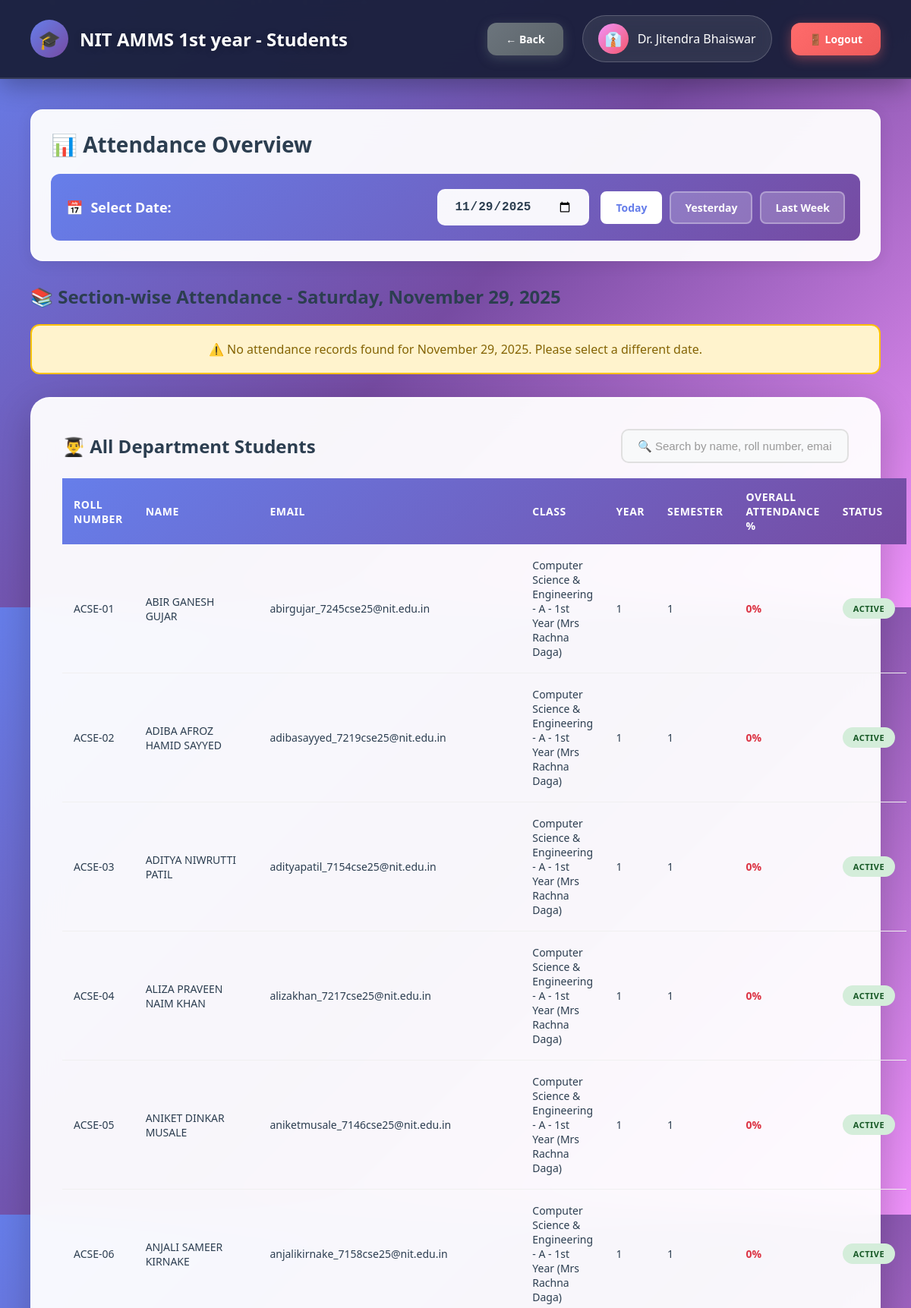
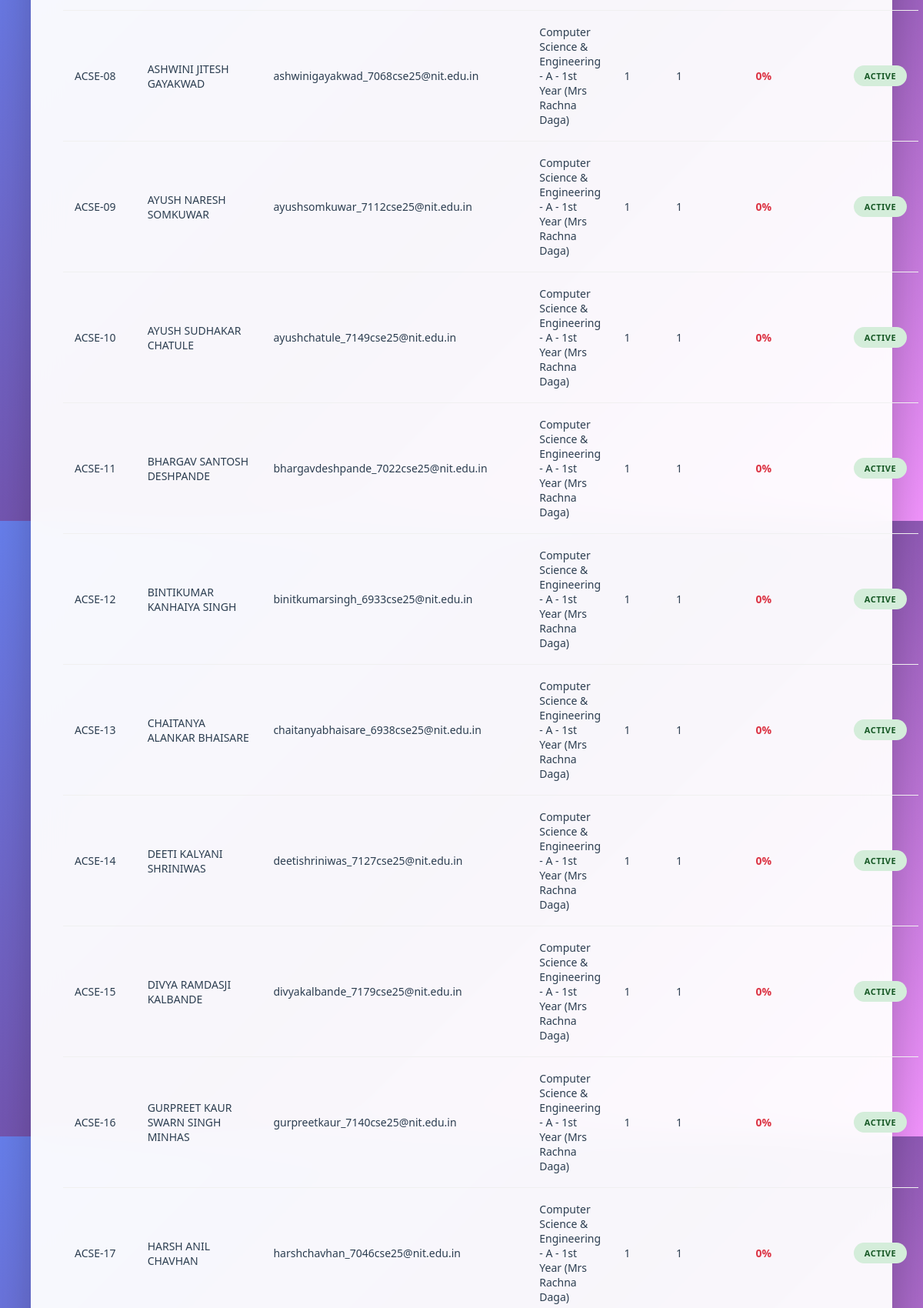
/hod/view_students.php (signed in, upper part), run on the app's committed database (2 pictures, top to bottom).
### tables this page shows
CREATE TABLE `departments` (
  `id` int(11) NOT NULL,
  `dept_name` varchar(100) NOT NULL,
  `dept_code` varchar(20) NOT NULL,
  `hod_id` int(11) DEFAULT NULL,
  `created_at` timestamp NOT NULL DEFAULT current_timestamp()
);

CREATE TABLE `users` (
  `id` int(11) NOT NULL,
  `username` varchar(50) NOT NULL,
  `password` varchar(255) NOT NULL,
  `full_name` varchar(100) NOT NULL,
  `email` varchar(100) NOT NULL,
  `phone` varchar(15) DEFAULT NULL,
  `photo` varchar(255) DEFAULT NULL,
  `role` enum('admin','hod','teacher') NOT NULL,
  `department_id` int(11) DEFAULT NULL,
  `is_active` tinyint(1) DEFAULT 1,
  `created_at` timestamp NOT NULL DEFAULT current_timestamp()
);

CREATE TABLE `students` (
  `id` int(11) NOT NULL,
  `roll_number` varchar(50) NOT NULL,
  `full_name` varchar(100) NOT NULL,
  `email` varchar(100) NOT NULL,
  `phone` varchar(15) DEFAULT NULL,
  `photo` varchar(255) DEFAULT NULL,
  `password` varchar(255) NOT NULL,
  `department_id` int(11) NOT NULL,
  `class_id` int(11) NOT NULL,
  `year` int(11) NOT NULL,
  `semester` int(11) NOT NULL,
  `admission_year` varchar(10) DEFAULT NULL,
  `is_active` tinyint(1) DEFAULT 1,
  `created_at` timestamp NOT NULL DEFAULT current_timestamp()
);

CREATE TABLE `classes` (
  `id` int(11) NOT NULL,
  `class_name` varchar(100) NOT NULL,
  `department_id` int(11) NOT NULL,
  `year` int(11) NOT NULL,
  `section` varchar(10) NOT NULL,
  `teacher_id` int(11) NOT NULL,
  `semester` int(11) NOT NULL,
  `academic_year` varchar(20) NOT NULL,
  `created_at` timestamp NOT NULL DEFAULT current_timestamp()
);

### db.php (called while the page is built, shortened)
<?php
$conn = new mysqli(DB_HOST, DB_USER, DB_PASS, DB_NAME);
$conn->set_charset("utf8mb4");
$conn->query("SET time_zone = '+05:30'");
function isLoggedIn() {
    return isset($_SESSION['user_id']) && isset($_SESSION['role']);
}
function getCurrentUser() {
    global $conn;
    $user_id = $_SESSION['user_id'];
    $role = $_SESSION['role'];
    if ($role === 'student') {
        $query = "SELECT * FROM students WHERE id = ?";
    } elseif ($role === 'parent') {
        $query = "SELECT * FROM parents WHERE id = ?";
    } else {
        $query = "SELECT * FROM users WHERE id = ?";
    }
    $stmt = $conn->prepare($query);
    $stmt->bind_param("i", $user_id);
    $stmt->execute();
    $result = $stmt->get_result();
    return $result->fetch_assoc();
}
?>

### hod/view_students.php (the view, shortened to what this page needs)
<?php
require_once '../db.php';
$user = getCurrentUser();
$department_id = $_SESSION['department_id'];
$selected_date = isset($_GET['date']) ? $_GET['date'] : date('Y-m-d');
$dept_query = "SELECT * FROM departments WHERE id = ?";
$stmt = $conn->prepare($dept_query);
$stmt->bind_param("i", $department_id);
$stmt->execute();
$department = $stmt->get_result()->fetch_assoc();
$section_summary_query = "SELECT
    c.class_name,
    c.id as class_id,
    COUNT(DISTINCT s.id) as total_students,
    COALESCE(SUM(CASE WHEN sa.status = 'present' AND DATE(sa.attendance_date) = ? THEN 1 ELSE 0 END), 0) as daily_present,
    COALESCE(SUM(CASE WHEN sa.status = 'absent' AND DATE(sa.attendance_date) = ? THEN 1 ELSE 0 END), 0) as daily_absent,
    COALESCE(SUM(CASE WHEN DATE(sa.attendance_date) = ? THEN 1 ELSE 0 END), 0) as daily_total
FROM classes c
LEFT JOIN students s ON c.id = s.class_id AND s.is_active = 1 AND s.department_id = ?
LEFT JOIN student_attendance sa ON s.id = sa.student_id
WHERE c.department_id = ?
GROUP BY c.id, c.class_name
HAVING daily_total > 0
ORDER BY c.class_name";
$stmt = $conn->prepare($section_summary_query);
$stmt->bind_param("sssii", $selected_date, $selected_date, $selected_date, $department_id, $department_id);
$stmt->execute();
$section_summary = $stmt->get_result();
$students_query = "SELECT s.*, c.class_name,
                   (SELECT COUNT(*) FROM student_attendance WHERE student_id = s.id) as total_attendance,
                   (SELECT COUNT(*) FROM student_attendance WHERE student_id = s.id AND status = 'present') as present_count
                   FROM students s
                   LEFT JOIN classes c ON s.class_id = c.id
                   WHERE s.department_id = ? AND s.is_active = 1
                   ORDER BY s.roll_number";
$stmt = $conn->prepare($students_query);
$stmt->bind_param("i", $department_id);
$stmt->execute();
$students = $stmt->get_result();
?>
<!DOCTYPE html>
<html lang="en">
<head>
</head>
<body>
    <div class="particles" id="particles"></div>
    <nav class="navbar">
        <div class="navbar-brand">
            <div class="navbar-logo">🎓</div>
            <h1>NIT AMMS <?php echo htmlspecialchars($department['dept_name']); ?> - Students</h1>
        </div>
        <div class="user-info">
            <a href="index.php" class="btn btn-secondary">← Back</a>
            <div class="user-profile">
                <div class="user-avatar">👔</div>
                <span><?php echo htmlspecialchars($user['full_name']); ?></span>
            </div>
            <a href="../logout.php" class="btn btn-danger">🚪 Logout</a>
        </div>
    </nav>
    <div class="main-content">
        <div class="page-header">
            <h2>📊 Attendance Overview</h2>
            <div class="date-picker-section">
                <div class="date-picker-label">
                    <span>📅</span>
                    <span>Select Date:</span>
                </div>
                <div class="date-controls">
                    <div class="date-input-wrapper">
                        <input type="date"
                               class="date-input"
                               id="dateInput"
                               value="<?php echo $selected_date; ?>"
                               max="<?php echo date('Y-m-d'); ?>"
                               onchange="window.location.href='?date=' + this.value">
                    </div>
                    <div class="quick-dates">
                        <a href="?date=<?php echo date('Y-m-d'); ?>"
                           class="quick-date-btn <?php echo $selected_date === date('Y-m-d') ? 'active' : ''; ?>">
                            Today
                        </a>
                        <a href="?date=<?php echo date('Y-m-d', strtotime('-1 day')); ?>"
                           class="quick-date-btn <?php echo $selected_date === date('Y-m-d', strtotime('-1 day')) ? 'active' : ''; ?>">
                            Yesterday
                        </a>
                        <a href="?date=<?php echo date('Y-m-d', strtotime('-7 days')); ?>"
                           class="quick-date-btn <?php echo $selected_date === date('Y-m-d', strtotime('-7 days')) ? 'active' : ''; ?>">
                            Last Week
                        </a>
                    </div>
                </div>
            </div>
        </div>
        <div class="summary-section">
            <h3>📚 Section-wise Attendance - <?php echo date('l, F d, Y', strtotime($selected_date)); ?></h3>
            <?php if ($section_summary->num_rows > 0): ?>
                <div class="summary-grid">
                    <?php while ($section = $section_summary->fetch_assoc()):
                        $daily_percentage = $section['daily_total'] > 0
                            ? round(($section['daily_present'] / $section['daily_total']) * 100, 1)
                            : 0;
                    ?>
                    <div class="summary-card">
                        <h4>
                            <span>📚</span>
                            <?php echo htmlspecialchars($section['class_name']); ?>
                        </h4>
                        <div class="stats-grid">
                            <div class="stat-box">
                                <div class="stat-label">👥 Total</div>
                                <div class="stat-value"><?php echo $section['total_students']; ?></div>
                            </div>
                            <div class="stat-box">
                                <div class="stat-label">✅ Present</div>
                                <div class="stat-value"><?php echo $section['daily_present']; ?></div>
                            </div>
                            <div class="stat-box">
                                <div class="stat-label">❌ Absent</div>
                                <div class="stat-value"><?php echo $section['daily_absent']; ?></div>
                            </div>
                        </div>
                        <div class="progress-section">
                            <div class="progress-label">Attendance Percentage</div>
                            <div class="progress-bar-container">
                                <div class="progress-bar" style="width: <?php echo $daily_percentage; ?>%"></div>
                            </div>
                            <div class="progress-percentage"><?php echo $daily_percentage; ?>%</div>
                        </div>
                    </div>
                    <?php endwhile; ?>
                </div>
            <?php else: ?>
                <div class="alert alert-warning">
                    ⚠️ No attendance records found for <?php echo date('F d, Y', strtotime($selected_date)); ?>.
                    Please select a different date.
                </div>
            <?php endif; ?>
        </div>
        <div class="table-container">
            <div style="display: flex; justify-content: space-between; align-items: center; margin-bottom: 20px; flex-wrap: wrap; gap: 15px;">
                <h3 style="margin: 0;">👨‍🎓 All Department Students</h3>
                <div class="search-box">
                    <input type="text"
                           id="searchInput"
                           placeholder="🔍 Search by name, roll number, email..."
                           class="search-input">
                </div>
            </div>
            <?php if ($students->num_rows > 0): ?>
                <table id="studentsTable">
                    <thead>
                        <tr>
                            <th>Roll Number</th>
                            <th>Name</th>
                            <th>Email</th>
                            <th>Class</th>
                            <th>Year</th>
                            <th>Semester</th>
                            <th>Overall Attendance %</th>
                            <th>Status</th>
                        </tr>
                    </thead>
                    <tbody>
                        <?php while ($student = $students->fetch_assoc()):
                            $attendance_percentage = $student['total_attendance'] > 0
                                ? round(($student['present_count'] / $student['total_attendance']) * 100, 2)
                                : 0;
                        ?>
                        <tr>
                            <td><?php echo htmlspecialchars($student['roll_number']); ?></td>
                            <td><?php echo htmlspecialchars($student['full_name']); ?></td>
                            <td><?php echo htmlspecialchars($student['email']); ?></td>
                            <td><?php echo htmlspecialchars($student['class_name']); ?></td>
                            <td><?php echo $student['year']; ?></td>
                            <td><?php echo $student['semester']; ?></td>
                            <td>
                                <strong style="color: <?php echo $attendance_percentage >= 75 ? '#28a745' : '#dc3545'; ?>">
                                    <?php echo $attendance_percentage; ?>%
                                </strong>
                            </td>
                            <td><span class="badge badge-success">Active</span></td>
                        </tr>
                        <?php endwhile; ?>
                    </tbody>
                </table>
            <?php else: ?>
                <div class="alert alert-info">No students found in this department.</div>
            <?php endif; ?>
        </div>
    </div>
</body>
</html>

### data on the page
departments: dept_name "1st year"
users: full_name "Dr. Jitendra Bhaiswar"
students: roll_number "ACSE-01", full_name "ABIR GANESH GUJAR", email "abirgujar_7245cse25@nit.edu.in", class.class_name "Computer Science & Engineering - A - 1st Year (Mrs Rachna Daga)", year "1", semester "1", attendance_percentage "0"
students: roll_number "ACSE-02", full_name "ADIBA AFROZ HAMID SAYYED", email "adibasayyed_7219cse25@nit.edu.in", class.class_name "Computer Science & Engineering - A - 1st Year (Mrs Rachna Daga)", year "1", semester "1", attendance_percentage "0"
students: roll_number "ACSE-03", full_name "ADITYA NIWRUTTI PATIL", email "adityapatil_7154cse25@nit.edu.in", class.class_name "Computer Science & Engineering - A - 1st Year (Mrs Rachna Daga)", year "1", semester "1", attendance_percentage "0"
students: roll_number "ACSE-04", full_name "ALIZA PRAVEEN NAIM KHAN", email "alizakhan_7217cse25@nit.edu.in", class.class_name "Computer Science & Engineering - A - 1st Year (Mrs Rachna Daga)", year "1", semester "1", attendance_percentage "0"
students: roll_number "ACSE-05", full_name "ANIKET DINKAR MUSALE", email "aniketmusale_7146cse25@nit.edu.in", class.class_name "Computer Science & Engineering - A - 1st Year (Mrs Rachna Daga)", year "1", semester "1", attendance_percentage "0"
students: roll_number "ACSE-06", full_name "ANJALI SAMEER KIRNAKE", email "anjalikirnake_7158cse25@nit.edu.in", class.class_name "Computer Science & Engineering - A - 1st Year (Mrs Rachna Daga)", year "1", semester "1", attendance_percentage "0"
students: roll_number "ACSE-08", full_name "ASHWINI JITESH GAYAKWAD", email "ashwinigayakwad_7068cse25@nit.edu.in", class.class_name "Computer Science & Engineering - A - 1st Year (Mrs Rachna Daga)", year "1", semester "1", attendance_percentage "0"
students: roll_number "ACSE-09", full_name "AYUSH NARESH SOMKUWAR", email "ayushsomkuwar_7112cse25@nit.edu.in", class.class_name "Computer Science & Engineering - A - 1st Year (Mrs Rachna Daga)", year "1", semester "1", attendance_percentage "0"
students: roll_number "ACSE-10", full_name "AYUSH SUDHAKAR CHATULE", email "ayushchatule_7149cse25@nit.edu.in", class.class_name "Computer Science & Engineering - A - 1st Year (Mrs Rachna Daga)", year "1", semester "1", attendance_percentage "0"
students: roll_number "ACSE-11", full_name "BHARGAV SANTOSH DESHPANDE", email "bhargavdeshpande_7022cse25@nit.edu.in", class.class_name "Computer Science & Engineering - A - 1st Year (Mrs Rachna Daga)", year "1", semester "1", attendance_percentage "0"
students: roll_number "ACSE-12", full_name "BINTIKUMAR KANHAIYA SINGH", email "binitkumarsingh_6933cse25@nit.edu.in", class.class_name "Computer Science & Engineering - A - 1st Year (Mrs Rachna Daga)", year "1", semester "1", attendance_percentage "0"
students: roll_number "ACSE-13", full_name "CHAITANYA ALANKAR BHAISARE", email "chaitanyabhaisare_6938cse25@nit.edu.in", class.class_name "Computer Science & Engineering - A - 1st Year (Mrs Rachna Daga)", year "1", semester "1", attendance_percentage "0"
students: roll_number "ACSE-14", full_name "DEETI KALYANI SHRINIWAS", email "deetishriniwas_7127cse25@nit.edu.in", class.class_name "Computer Science & Engineering - A - 1st Year (Mrs Rachna Daga)", year "1", semester "1", attendance_percentage "0"
students: roll_number "ACSE-15", full_name "DIVYA RAMDASJI KALBANDE", email "divyakalbande_7179cse25@nit.edu.in", class.class_name "Computer Science & Engineering - A - 1st Year (Mrs Rachna Daga)", year "1", semester "1", attendance_percentage "0"
students: roll_number "ACSE-16", full_name "GURPREET KAUR SWARN SINGH MINHAS", email "gurpreetkaur_7140cse25@nit.edu.in", class.class_name "Computer Science & Engineering - A - 1st Year (Mrs Rachna Daga)", year "1", semester "1", attendance_percentage "0"
students: roll_number "ACSE-17", full_name "HARSH ANIL CHAVHAN", email "harshchavhan_7046cse25@nit.edu.in", class.class_name "Computer Science & Engineering - A - 1st Year (Mrs Rachna Daga)", year "1", semester "1", attendance_percentage "0"

### other printed values
date('l, F d, Y', strtotime($selected_date)) "Saturday, November 29, 2025"
date('F d, Y', strtotime($selected_date)) "November 29, 2025"
